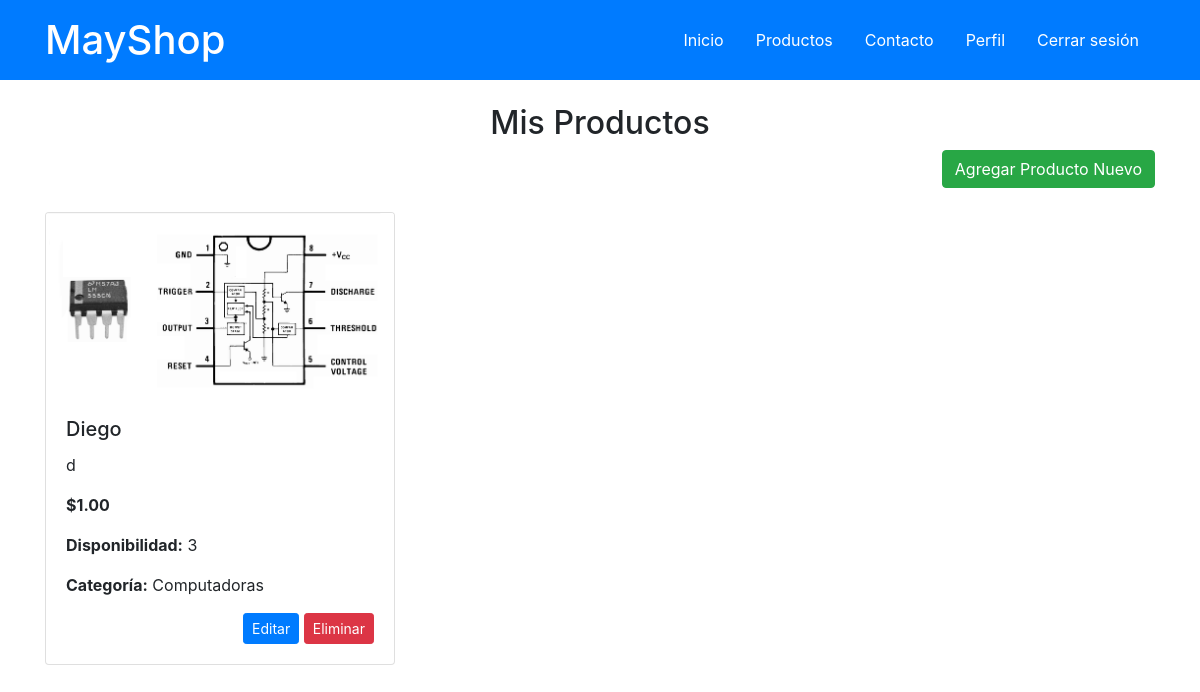
The page /pw/pw/products.php (signed in) on the database its author committed.
### tables this page shows
CREATE TABLE `productos` (
  `id_producto` int(11) NOT NULL,
  `nombre` varchar(255) NOT NULL,
  `descripcion` text DEFAULT NULL,
  `precio` decimal(10,2) NOT NULL,
  `disponibilidad` int(11) NOT NULL,
  `categoria_id` int(11) DEFAULT NULL,
  `imagenes` text DEFAULT NULL,
  `id_usuario` int(11) NOT NULL
);

CREATE TABLE `categorias` (
  `id_categoria` int(11) NOT NULL,
  `nombre` varchar(100) NOT NULL,
  `descripcion` text DEFAULT NULL
);

### pw/pw/products.php (the view, shortened to what this page needs)
<?php
require 'config.php';
$stmt = $conn->prepare("SELECT p.id_producto, p.nombre, p.descripcion, p.precio, p.disponibilidad, c.nombre as categoria, p.imagenes
                        FROM productos p
                        JOIN categorias c ON p.categoria_id = c.id_categoria
                        WHERE p.id_usuario = ?");
$stmt->bind_param("i", $_SESSION['id_usuario']);
$stmt->execute();
$result = $stmt->get_result();
$productos = $result->fetch_all(MYSQLI_ASSOC);
?>
<!DOCTYPE html>
<html lang="es">
<head>
    <link rel="stylesheet" href="https://stackpath.bootstrapcdn.com/bootstrap/4.3.1/css/bootstrap.min.css">
</head>
<body>
    <header class="bg-primary text-white p-3">
        <div class="container d-flex justify-content-between align-items-center">
            <h1 class="logo mb-0">MayShop</h1>
            <nav>
                <ul class="nav">
                    <li class="nav-item"><a class="nav-link text-white" href="index.php">Inicio</a></li>
                    <li class="nav-item"><a class="nav-link text-white" href="products.php">Productos</a></li>
                    <li class="nav-item"><a class="nav-link text-white" href="ayuda_general.php">Contacto</a></li>
                    <?php if (isset($_SESSION['loggedin']) && $_SESSION['loggedin'] === true): ?>
                        <li class="nav-item"><a class="nav-link text-white" href="profile.php">Perfil</a></li>
                        <li class="nav-item"><a class="nav-link text-white" href="logout.php">Cerrar sesión</a></li>
                    <?php else: ?>
                        <li class="nav-item"><a class="nav-link text-white" href="login.php">Iniciar sesión</a></li>
                        <li class="nav-item"><a class="nav-link text-white" href="register.php">Registrarse</a></li>
                    <?php endif; ?>
                </ul>
            </nav>
        </div>
    </header>
    <main class="container mt-4">
        <section class="productos">
            <h2 class="text-center">Mis Productos</h2>
            <div class="text-right mb-4">
                <a href="add_product.php" class="btn btn-success">Agregar Producto Nuevo</a>
            </div>
            <div class="row">
                <?php foreach ($productos as $producto): ?>
                    <div class="col-md-4 mb-4">
                        <div class="card h-100 product">
                            <?php
                            $imagenes = json_decode($producto['imagenes']);
                            if ($imagenes): ?>
                                <img src="<?php echo htmlspecialchars($imagenes[0]); ?>" alt="<?php echo htmlspecialchars($producto['nombre']); ?>" class="card-img-top">
                            <?php endif; ?>
                            <div class="card-body">
                                <h5 class="card-title"><?php echo htmlspecialchars($producto['nombre']); ?></h5>
                                <p class="card-text"><?php echo htmlspecialchars($producto['descripcion']); ?></p>
                                <p class="card-text"><strong>$<?php echo number_format($producto['precio'], 2); ?></strong></p>
                                <p class="card-text"><strong>Disponibilidad:</strong> <?php echo htmlspecialchars($producto['disponibilidad']); ?></p>
                                <p class="card-text"><strong>Categoría:</strong> <?php echo htmlspecialchars($producto['categoria']); ?></p>
                                <div class="text-right">
                                    <a href="edit_product.php?id_producto=<?php echo $producto['id_producto']; ?>" class="btn btn-primary btn-sm">Editar</a>
                                    <form action="delete_product.php" method="post" style="display:inline-block;">
                                        <button type="submit" class="btn btn-danger btn-sm" onclick="return confirm('¿Estás seguro de que deseas eliminar este producto?');">Eliminar</button>
                                    </form>
                                </div>
                            </div>
                        </div>
                    </div>
                <?php endforeach; ?>
            </div>
        </section>
    </main>
</body>
</html>

### pw/pw/products.php (style rules this page uses)
.product img { max-width: 100%; height: auto; }
.product { transition: transform 0.3s ease; }

### rows shown on the page
productos: nombre "Diego", descripcion "d", precio "1.00", disponibilidad "3", categoria.nombre "Computadoras"
